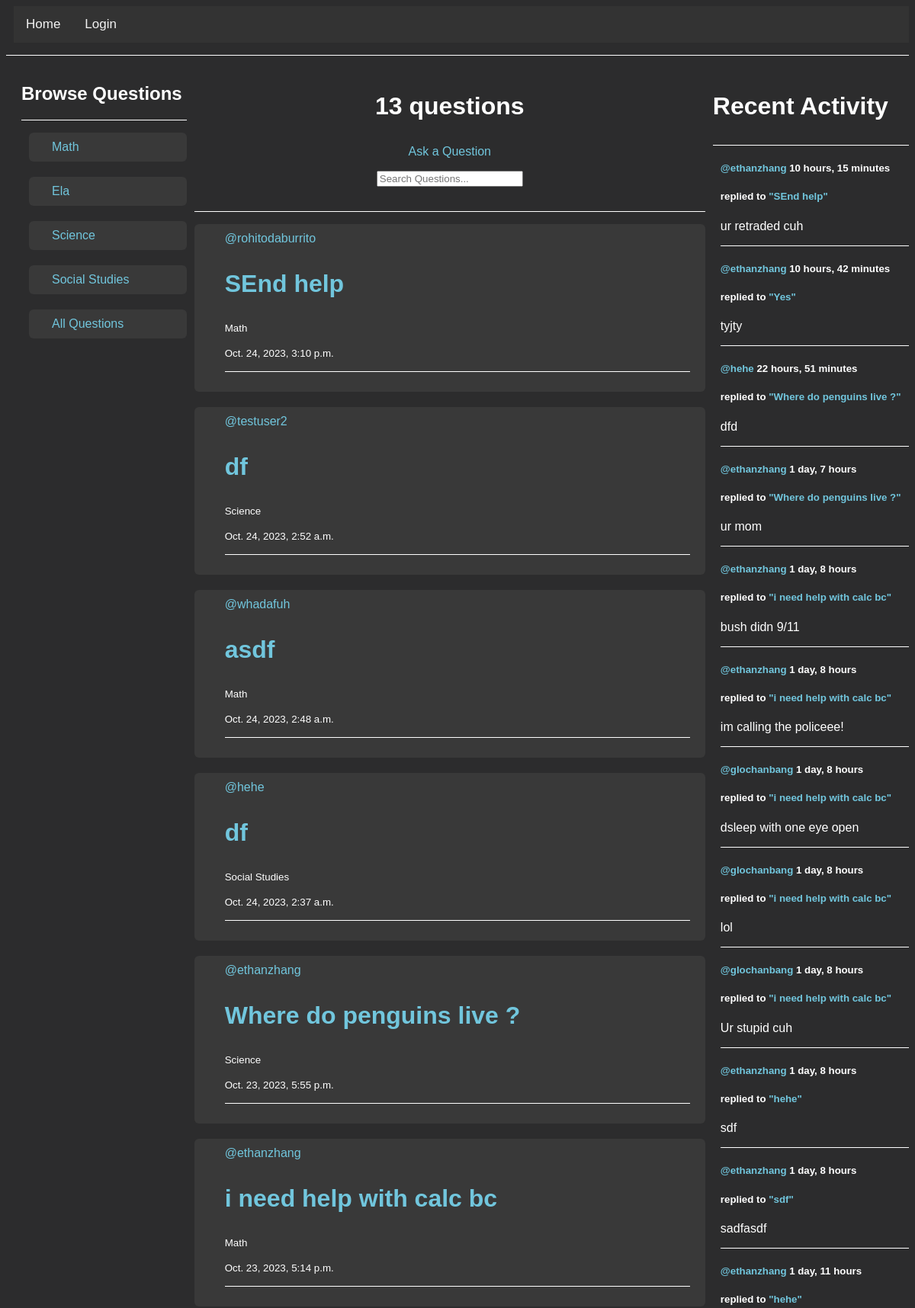
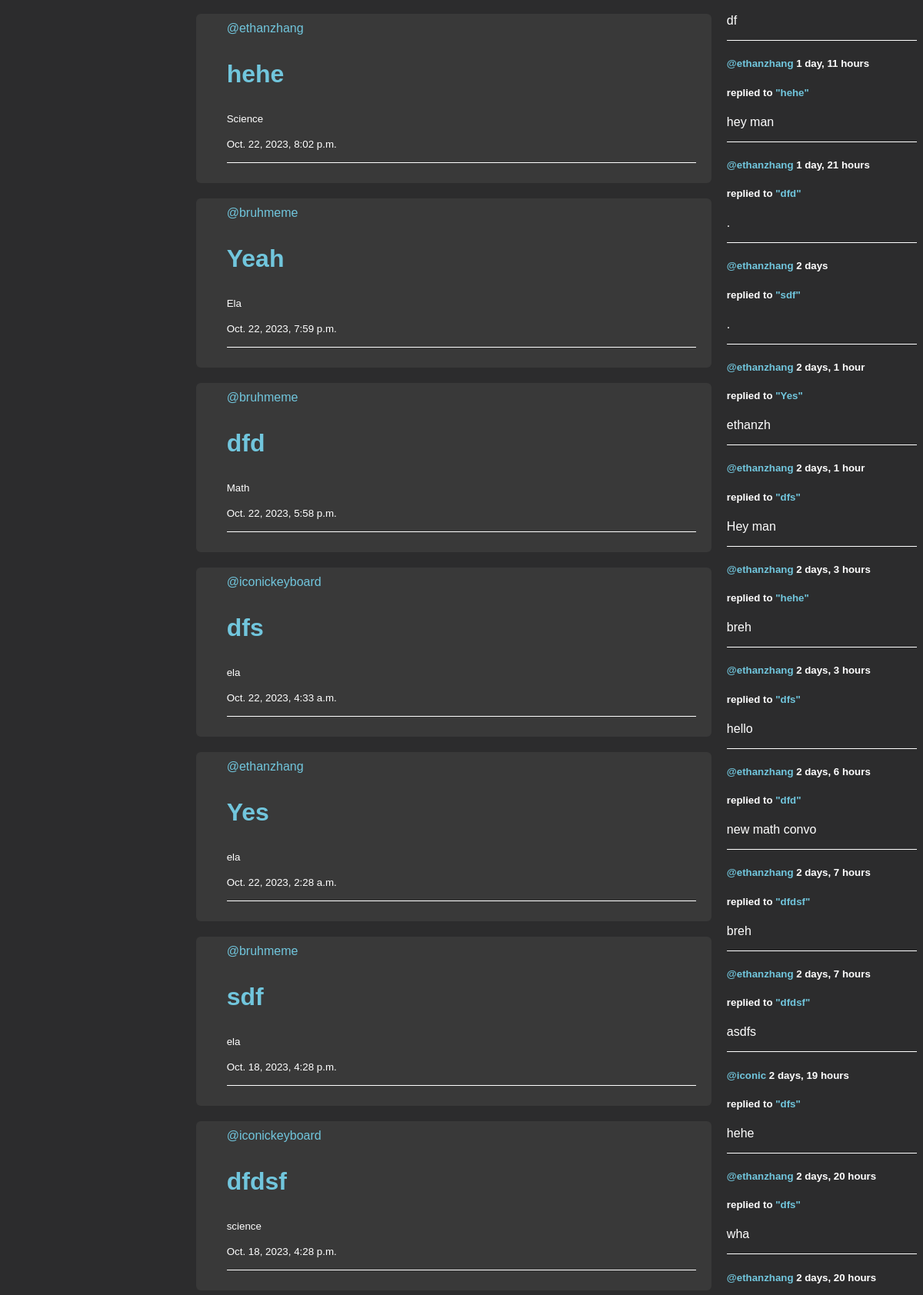
The page /question-list/ (upper part) on the database its author committed (2 pictures, top to bottom).
### questions/models.py (models this page shows)
class Question(models.Model):
    class Subject(models.TextChoices):
        MATH = 'Math'
        SCIENCE = 'Science'
        SOCIAL_STUDIES = 'Social Studies'
        ELA = 'Ela'
    author = models.ForeignKey(User, on_delete=models.SET_NULL, null=True)
    title = models.CharField(max_length=200)
    subject = models.CharField(max_length=20, choices = Subject.choices, null=False, blank=False )
    description = models.TextField(null=True, blank=True)
    participants = models.ManyToManyField(User, related_name='participants', blank=True)
    updated = models.DateTimeField(auto_now=True)
    created = models.DateTimeField(auto_now_add=True)
    def __str__(self):
        return self.title

class Response(models.Model):
    user = models.ForeignKey(User, on_delete=models.SET_NULL, null=True)
    question = models.ForeignKey(Question, on_delete=models.CASCADE)
    body = models.TextField()
    created = models.DateTimeField(auto_now_add=True)
    class Meta:
        ordering = ['-created']
    def __str__(self):
        return self.body[0:30]

### questions/views.py (the view)
# urls.py: path('question-list/', listQuestions, name='list-questions'),
def listQuestions(request):
    q = request.GET.get('q') if request.GET.get('q') != None else ''
    questions = Question.objects.filter(
        Q(subject__icontains = q) |
        Q(title__icontains = q) |
        Q(description__icontains = q)
        ).order_by('-created')
    count = Question.objects.count()
    responses = Response.objects.filter(Q(question__subject__icontains = q))
    context = {
        'questions': questions,
        'questions_count': count,
        'responses': responses
    }
    return render(request, 'questions/questions_list.html', context)

### questions/templates/questions/questions_list.html (shortened to what this page needs)
{% extends 'main.html' %}
{% block content %}
<div class="home-container">
    <article >
        <div class="media-body">
            <h2>Browse Questions</h2>
            <hr>
            <div class="media content-section">
                <a href="{% url 'list-questions' %}?q=Math">Math</a>
            </div>
            <div class="media content-section">
                <a href="{% url 'list-questions' %}?q=Ela">Ela</a>
            </div>
            <div class="media content-section">
                <a href="{% url 'list-questions' %}?q=Science">Science</a>
            </div>
            <div class="media content-section">
                <a href="{% url 'list-questions' %}?q=Social Studies">Social Studies</a>
            </div>
            <div class="media content-section">
                <a href="{% url 'list-questions' %}">All Questions</a>
            </div>
        </div>
    </article>
    <div>
        <center><h3>{{questions_count}} questions</h3></center>
        <center><a class="btn btn-outline-info mb-4" href="{% url 'create-question' %}">Ask a Question</a></center>
        <form method="GET" action="">
            <center><input type="text" name="q" placeholder="Search Questions..."></center>
        </form>
        <hr>
        {% include 'questions/feed_component.html' %}
    </div>
    <div>
        {% include 'questions/activity_component.html' %}
    </div>
</div>
{% endblock content %}

### questions/templates/questions/feed_component.html (shortened to what this page needs)
{% for question in questions %}
    <article class="media content-section">
            <div class = "media-body">
                <a href="{% url 'profile' question.author.id %}">@{{question.author.username}}</a>
                <h3><a href="{% url 'question' question.id %}">{{ question.title }}</a></h3>
                <small>{{question.subject}}</small><br><br>
                <small>{{ question.created }}</small>
                <hr>
            </div>
    </article>
{% endfor %}

### questions/templates/questions/activity_component.html
<h3>Recent Activity</h3>
<hr>
{% for message in responses %}
    <article classs="media content-section">
        <div class="media-body">
            <h5><a href="{% url 'profile' message.user.id %}">@{{ message.user }}</a> {{ message.created|timesince }}</h5>
            <h5>replied to <a href="{% url 'question' message.question.id %}">"{{ message.question }}"</a></h5>
            <p>{{ message }}</p>
            <hr>
        </div>
    </article>
{% endfor %}

### static/styles/main.css (style rules this page uses)
body { background: #2c2c2d; color: white; font-family: sans-serif; }
h1, h2, h3, h4, h5, h6 { color: white; }
h3 { font-size: 2rem; }
hr { background-color: white; height: 1px; margin: 1rem 0; border: none; }
input { min-width: 12rem; margin: 1rem 0; }
a { color: 71c6dd; text-decoration: None; }
div { margin-left: 10px; border-radius: 0px; border-color: white; }
.content-section { background: #393939; padding: 10px 20px 10px 30px; border: 1px #dddddd; border-radius: 6px; margin-bottom: 20px; }

### questions/templates/questions/questions_list.html (style rules this page uses)
.home-container { display: grid; grid-template-columns: 1fr 3fr 1fr; }

### rows shown on the page
Question: author.username "rohitodaburrito", title "SEnd help", subject "Math", created "Oct. 24, 2023, 3:10 p.m."
Question: author.username "testuser2", title "df", subject "Science", created "Oct. 24, 2023, 2:52 a.m."
Question: author.username "whadafuh", title "asdf", subject "Math", created "Oct. 24, 2023, 2:48 a.m."
Question: author.username "hehe", title "df", subject "Social Studies", created "Oct. 24, 2023, 2:37 a.m."
Question: author.username "ethanzhang", title "Where do penguins live ?", subject "Science", created "Oct. 23, 2023, 5:55 p.m."
Question: author.username "ethanzhang", title "i need help with calc bc", subject "Math", created "Oct. 23, 2023, 5:14 p.m."
Question: author.username "ethanzhang", title "hehe", subject "Science", created "Oct. 22, 2023, 8:02 p.m."
Question: author.username "bruhmeme", title "Yeah", subject "Ela", created "Oct. 22, 2023, 7:59 p.m."
Question: author.username "bruhmeme", title "dfd", subject "Math", created "Oct. 22, 2023, 5:58 p.m."
Question: author.username "iconickeyboard", title "dfs", subject "ela", created "Oct. 22, 2023, 4:33 a.m."
Question: author.username "ethanzhang", title "Yes", subject "ela", created "Oct. 22, 2023, 2:28 a.m."
Question: author.username "bruhmeme", title "sdf", subject "ela", created "Oct. 18, 2023, 4:28 p.m."
Question: author.username "iconickeyboard", title "dfdsf", subject "science", created "Oct. 18, 2023, 4:28 p.m."
Response: user "ethanzhang", created "10 hours, 15 minutes", question "SEnd help", body "ur retraded cuh"
Response: user "ethanzhang", created "10 hours, 42 minutes", question "Yes", body "tyjty"
Response: user "hehe", created "22 hours, 51 minutes", question "Where do penguins live ?", body "dfd"
Response: user "ethanzhang", created "1 day, 7 hours", question "Where do penguins live ?", body "ur mom"
Response: user "ethanzhang", created "1 day, 8 hours", question "i need help with calc bc", body "bush didn 9/11"
Response: user "ethanzhang", created "1 day, 8 hours", question "i need help with calc bc", body "im calling the policeee!"
Response: user "glochanbang", created "1 day, 8 hours", question "i need help with calc bc", body "dsleep with one eye open"
Response: user "glochanbang", created "1 day, 8 hours", question "i need help with calc bc", body "lol"
Response: user "glochanbang", created "1 day, 8 hours", question "i need help with calc bc", body "Ur stupid cuh"
Response: user "ethanzhang", created "1 day, 8 hours", question "hehe", body "sdf"
Response: user "ethanzhang", created "1 day, 8 hours", question "sdf", body "sadfasdf"
Response: user "ethanzhang", created "1 day, 11 hours", question "hehe", body "df"
Response: user "ethanzhang", created "1 day, 11 hours", question "hehe", body "hey man"
Response: user "ethanzhang", created "1 day, 21 hours", question "dfd", body "."
Response: user "ethanzhang", created "2 days", question "sdf", body "."
Response: user "ethanzhang", created "2 days, 1 hour", question "Yes", body "ethanzh"
Response: user "ethanzhang", created "2 days, 1 hour", question "dfs", body "Hey man"
Response: user "ethanzhang", created "2 days, 3 hours", question "hehe", body "breh"
Response: user "ethanzhang", created "2 days, 3 hours", question "dfs", body "hello"
Response: user "ethanzhang", created "2 days, 6 hours", question "dfd", body "new math convo"
Response: user "ethanzhang", created "2 days, 7 hours", question "dfdsf", body "breh"
Response: user "ethanzhang", created "2 days, 7 hours", question "dfdsf", body "asdfs"
Response: user "iconic", created "2 days, 19 hours", question "dfs", body "hehe"
Response: user "ethanzhang", created "2 days, 20 hours", question "dfs", body "wha"
Response: user "ethanzhang", created "2 days, 20 hours"

### other values the page prints
{{ questions_count }} "13"
